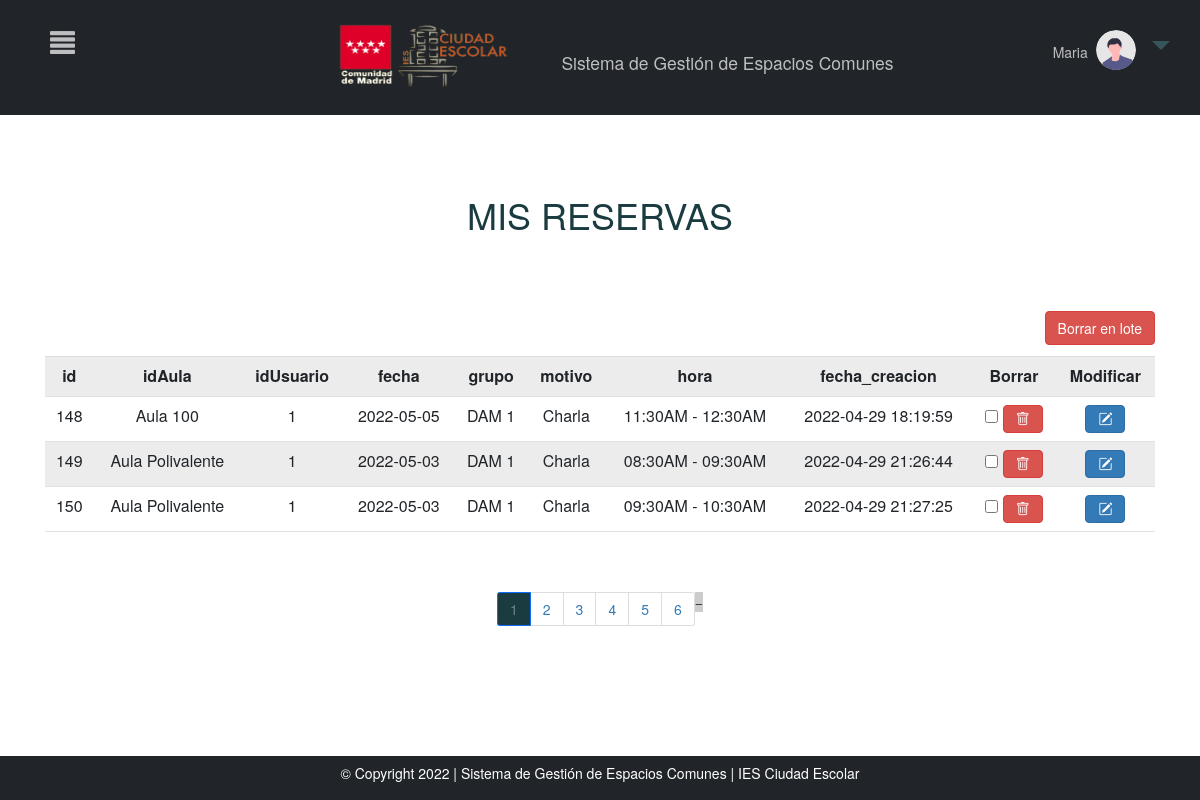
Page /MVC_proyectofinal/inicio.php?c=crudMisReservas&page=1 (signed in) on the committed database.
### tables this page shows
CREATE TABLE `reservas` (
  `id` int(11) NOT NULL,
  `idAula` varchar(220) NOT NULL,
  `idUsuario` int(11) UNSIGNED NOT NULL,
  `fecha` date NOT NULL,
  `grupo` varchar(255) NOT NULL,
  `motivo` varchar(255) NOT NULL,
  `hora` varchar(255) NOT NULL,
  `fecha_creacion` timestamp NOT NULL DEFAULT current_timestamp() ON UPDATE current_timestamp()
);

### MVC_proyectofinal/controller/controller.php (called while the page is built, shortened)
<?php
require_once ("models/crud.php");
class Control{
    function __construct()
    {
        $this->crud=new Crud();
    }
    function crudMisReservas(){
        include_once ("views/crudMisReservas.php");
    }
}
?>

### MVC_proyectofinal/models/conexion.php (called while the page is built)
<?php
class Conexion{
    public function conexion(){
        try{
            $conexion=new PDO("mysql:host=localhost;dbname=sgec","root","");
            $conexion->setAttribute(PDO::ATTR_ERRMODE,PDO::ERRMODE_EXCEPTION);
            return $conexion;
        }
        catch(PDOException $e){
            echo $e->getMessage();
            return null;
        }
    }
}
?>

### MVC_proyectofinal/models/crud.php (called while the page is built, shortened)
<?php
include("conexion.php");
class Crud extends Conexion{
    private $conexion;
    function __construct()
    {
        $this->conexion=parent::conexion();
    }
    function crudMiReservas($opc,$iteams_pagina=null,$offset=null){
        $idUsuario = $_SESSION['id'];
        if($opc==1){
            $sql="SELECT count(*) FROM reservas WHERE idUsuario ='$idUsuario'";
            $consulta=$this->conexion->prepare($sql);
            $consulta->execute();
            $count=$consulta->fetch(PDO::FETCH_NUM);
            return $count;
        }
        elseif($opc==2){
            $sql="SELECT * FROM reservas WHERE idUsuario ='$idUsuario' ORDER BY id ASC LIMIT ".$iteams_pagina." OFFSET ".$offset."";
            $consulta=$this->conexion->prepare($sql);
            $consulta->execute();
            $consult=$consulta->fetchAll(PDO::FETCH_ASSOC);
            $keys=array_keys($consult[0]);
            return array($consult,$keys);
        }
    }
}
?>

### MVC_proyectofinal/views/crudMisReservas.php (the view, shortened to what this page needs)
<html lang="en">
<head>
<link rel="stylesheet" href="https://cdn.jsdelivr.net/npm/bootstrap-icons@1.8.1/font/bootstrap-icons.css">
<link href="https://cdn.jsdelivr.net/npm/bootstrap@5.0.2/dist/css/bootstrap.min.css" rel="stylesheet">
</head>
<body>
<?php include "menu.php";
$count=$this->crud->crudMiReservas(1);
if($count[0]==0){
    echo '<div class="container" style="margin-top:60px;margin-right:80px">
    <div class="row">
    <div class="col-md-12 ">
    <h1 class="display-1" style="color:#1A3C40"> No se han realizado reservas aún</h1>
    </div>
    </div>
    </div>';}
else{
$iteams_pagina=3;
$total_pages=ceil($count[0]/$iteams_pagina);
$page=0;
if(isset($_GET["page"]) && !empty($_GET["page"])){
    $page=$_GET["page"];
}else{
    $page=1;
}
$offset=($page-1) * $iteams_pagina;
$result=$this->crud->crudMiReservas(2,$iteams_pagina,$offset);
    ?>
<div class="container" style="margin-top:5%">
<div class="row">
                <div class="col-md-12 " style="border:none">
<h1 style="color:#1A3C40; text-align:center; margin-bottom:5%; background-color:white" >MIS  RESERVAS</h1>
                    <table class="table table-striped" style="text-align: center;">
<?php
       echo '
       <div class="row">
                       <div class="col-md-12">
                           <table class="table table-striped bg-white" style="text-align: center;">';
        echo "<tr >";
        foreach($result[1] as $indice){
            echo "<th>".$indice."</th>";
        }
        echo "<th>Borrar</th>";
        echo "<th>Modificar</th>";
        echo "</tr>";
        ?>
<form action="?c=borrar&pag=<?php echo $_GET["page"]?>" method="post">
<input type="submit" name="borrar" value="Borrar en lote" class="btn btn-danger" style="float:right; margin-bottom:1%">
        <?php
        foreach($result[0] as $indice=>$dato){
            foreach($dato as $x=>$y){
                echo "<td>".$y."</td>";
            }
            ?>
            <td><input type="checkbox" name="eliminar[]" value="<?php echo $dato["id"]?>">
            <a class="btn btn-danger"  href="?c=borrar&id=<?php echo $dato["id"] ?>&pag=<?php echo $_GET["page"]?>"><i class="bi bi-trash"></i></a>
            </td>
            <td><button  title="Modificar" class="btn btn-primary" name="modificar" value="<?php echo $dato["id"] ?>"> <i class="bi bi-pencil-square"></i></button></td>
            <?php
            }
  ?>
           </table>
        </div>
    </div>
 <?php
echo "<br>";
?>
<nav aria-label="..." class="contenedor-paginador" >
  <ul class="pagination pagination-mg justify-content-center">
<?php
for($i=1;$i<=$total_pages;$i++){
    if($i==$page){
        echo "<li class='page-item active'><a class='page-link'>".$i."</a></li>";
    }else{
        echo "<li class='page-item'><a class='page-link' href='?c=crudMisReservas&page=$i'>$i</a></li>";
    }
}
}
?>
  </ul>
</nav>
</body>
</html>

### MVC_proyectofinal/inicio.php
<?php
include_once("controller/controller.php");
$control=new Control();
if(!isset($_REQUEST['c'])){
    $control->home();
}else{
    $action=$_REQUEST['c'];
    call_user_func(array($control,$action));
}
?>

### MVC_proyectofinal/views/menu.php (shortened to what this page needs)
<!DOCTYPE html>
<html lang="en">
<head>
<link rel="stylesheet" href="https://cdn.jsdelivr.net/npm/bootstrap-icons@1.8.1/font/bootstrap-icons.css">
<link href="https://cdn.jsdelivr.net/npm/bootstrap@5.1.3/dist/css/bootstrap.min.css" rel="stylesheet">
    <link rel="stylesheet" href="libs/bootstrap-5.1.3-dist/css/bootstrap.min.css">
    <link rel="stylesheet" href="libs/css/estilos.css">
<link rel="stylesheet" href="https://maxcdn.bootstrapcdn.com/bootstrap/3.3.7/css/bootstrap.min.css">
</head>
<body>
<div class="nav">
<span onclick="openNav()" class="menu">
<span class="glyphicon glyphicon-align-justify"></span>
</span>
<div class="cabecera-todo">
    <a class="logoEnlace" href="https://www.educa2.madrid.org/web/centro.ies.ciudadescolar.madrid" target="_blank"><img class="logo" style="    width: 175px;
    height: 75px;" src="libs/img/logo_ciudadescolar.png"></a>
    <h3 class="cabecera">Sistema de Gestión de Espacios Comunes</h3>
</div>
<li class="nav-item dropdown no-arrow">
        <a class="nav-link dropdown-toggle" id="userDropdown" role="button"
            data-toggle="dropdown" aria-haspopup="true" aria-expanded="false">
            <h5 style="color: rgba(255, 255, 255, 0.7); display:inline-block" ><?php echo $_SESSION['nombre'];?></h5>
            <img class="img-profile rounded-circle" style="width:40px"
                src="libs/img/undraw_profile.svg">
        </a>
    </li>
</div>
   <div class="footer">
       <p>© Copyright 2022 | Sistema de Gestión de Espacios Comunes | IES Ciudad Escolar</p>
</div>
</body>
</html>

### MVC_proyectofinal/libs/css/estilos.css (style rules this page uses)
.logo { width:120px; height: 50px; margin-left:50px }
.nav { text-align: center; }
.cabecera-todo { display: flex; align-items: center; }
.cabecera { text-align: center; }
.nav>li>a { background:none !important; font-size:30px !important }
.nav-link { color:#375458 }
th { text-align: center !important; }
.contenedor-paginador { display: flex; justify-content: center; }
li.page-item.active a.page-link { background-color: #1A3C40 !important; color:#708588 !important }
.active, .accordion:hover { background-color: #ccc; }
.active:after { content: "\2212"; }

### MVC_proyectofinal/views/menu.php (style rules this page uses)
body { overflow-x: hidden; }
.nav { display: flex; flex-direction: row; justify-content: center; width: 100%; background-color: #212529; padding: 20px; color: rgba(255, 255, 255, 0.5); }
.cabecera, .cabecera-todo { color: rgba(255, 255, 255, 0.7); }
.logoEnlace { margin-right: 5rem; }
li.nav-item { float: right; right: 0px; top: 0px; position: absolute !important; margin: 15px; }
.menu { position: absolute; top: 30px; left: 20px; margin:0px 15px !important; color: rgba(255, 255, 255, 0.7) !important }
.footer { background-color: #212529; position:fixed; bottom:0px; left:0px; right:0px; padding:7px; text-align:center; z-index:4; color:white }
.cabecera { font-size: 1.75rem !important; }
.glyphicon { position: relative; top: 0px !important; margin-left: 15px; font-size: 25px; display: inline-block; font-family: 'Glyphicons Halflings'; font-style: normal; font-weight: 400; line-height: 1; -webkit-font-smoothing: antialiased; -moz-osx-font-smoothing: grayscale; }
body { font-family: "Lato", sans-serif; }
.dropdown { position: relative; display: inline-block; }

### rows in the picture
reservas: id "148", idAula "Aula 100", idUsuario "1", fecha "2022-05-05", grupo "DAM 1", motivo "Charla", hora "11:30AM - 12:30AM", fecha_creacion "2022-04-29 18:19:59"
reservas: id "149", idAula "Aula Polivalente", idUsuario "1", fecha "2022-05-03", grupo "DAM 1", motivo "Charla", hora "08:30AM - 09:30AM", fecha_creacion "2022-04-29 21:26:44"
reservas: id "150", idAula "Aula Polivalente", idUsuario "1", fecha "2022-05-03", grupo "DAM 1", motivo "Charla", hora "09:30AM - 10:30AM", fecha_creacion "2022-04-29 21:27:25"

### other values in the picture
$_SESSION['nombre'] "Maria"
$indice "id"
$indice "idAula"
$indice "idUsuario"
$indice "fecha"
$indice "grupo"
$indice "motivo"
$indice "hora"
$indice "fecha_creacion"
